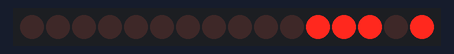
A sketch run on a simulated Arduino Uno, built with avr-gcc and run on an emulated ATmega328P. Parts: 16 shift-register outputs drawn as a row of LEDs (first output left, lit = HIGH). Wiring (inferred from the names in the program): 2 × shift register (74HC595): data pin 13; shift clock pin 12; latch pin 11. Wiring (inferred from the signals the program sends): row of LEDs: on Q0, Q1, Q2, Q3, Q4, Q5, Q6, Q7, Q8, Q9, Q10, Q11, Q12, Q13, Q14, Q15. What the sketch prints to the serial monitor is not drawn.

Above: at 0.45 s.
At 3.52 s:
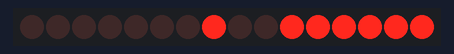
At 6.9 s:
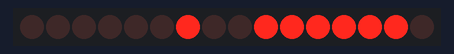
At 13.36 s:
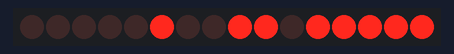
At 19.84 s:
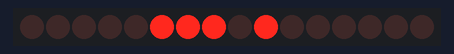
At 26.63 s:
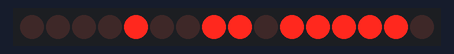
Timing chart, 0 to 26.5 s (numbered marks = the images above):
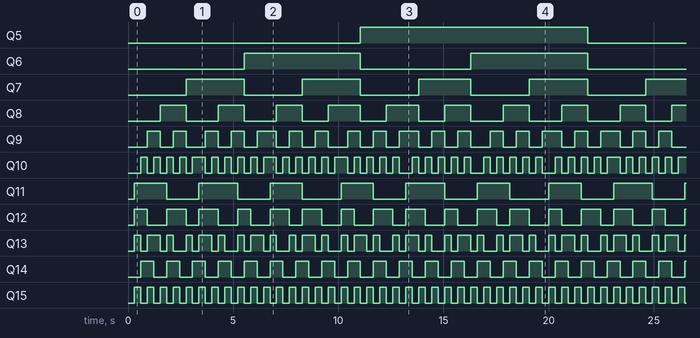

Measured:
- by itself, Q5: LOW → HIGH at 11.1 s, → LOW 10.8 s later
- by itself, Q6: alternates HIGH for 5.5 s and LOW for 5.2 s
- by itself, Q7: alternates HIGH for 2.8 s and LOW for 2.8 s
- by itself, Q8, Q9: moves between LOW and HIGH, repeating every 10.8 s
- by itself, Q10: moves between LOW and HIGH, repeating every 10.2 s
- by itself, Q11: repeats every 9.8 s: LOW 1.5 s, HIGH 1.8 s, LOW 1.5 s, HIGH 1.5 s, LOW 1.8 s, HIGH 1.5 s
- by itself, Q12: repeats every 4.9 s: LOW 0.92 s, HIGH 0.92 s, LOW 0.61 s, HIGH 0.92 s, LOW 0.92 s, HIGH 0.61 s
- by itself, Q13: repeats every 2.5 s: LOW 0.31 s, HIGH 0.61 s, LOW 0.31 s, HIGH 0.31 s, LOW 0.61 s, HIGH 0.31 s

The sketch:

12LedDioda_+_2ShiftRegistra.ino
```cpp
int dataPin = 13;
int clockPin = 12;
int latchPin = 11;
void setup() {
  pinMode(13, OUTPUT);
  pinMode(12, OUTPUT);
  pinMode(11, OUTPUT);
  Serial.begin(9600);
}
void ispisBroja(int osamBitova, int cetiriBita){
  digitalWrite(latchPin, LOW);
  shiftOut(dataPin, clockPin, LSBFIRST, osamBitova);
  shiftOut(dataPin, clockPin, LSBFIRST, cetiriBita);
  digitalWrite(latchPin, HIGH);
}

void deljenjeNaBitove(int broj, int* osam, int* cetiri){
  int i;
  *osam = 0;
  *cetiri = 0;
  for(i=0;i<8;i++){
      if(broj%2==1)bitWrite(*osam, i, 1);
      broj = broj / 2;
    }

  for(i=0;i<4;i++){
      if(broj%2==1)bitWrite(*cetiri, i, 1);
      broj = broj / 2;
    }

}
void loop() {
  int cetiri,osam;
  for(int i=0;i<=4095;i++){
      deljenjeNaBitove(i, &osam, &cetiri);
      Serial.println(i);
      ispisBroja(osam, cetiri);
      delay(10);
    }
  for(int i=4095;i>=0;i--){
      deljenjeNaBitove(i, &osam, &cetiri);
      Serial.println(i);
      ispisBroja(osam,cetiri);
      delay(10);
    }
}
```
